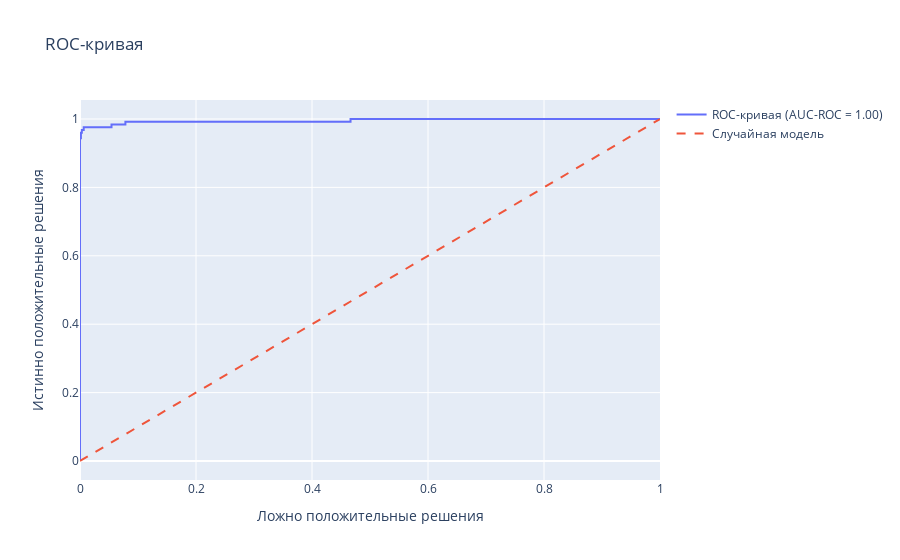

This figure's notebook cell:
### Markdown cell above
Нарисуйте ROC-кривую:

### Code cell
#ваш код здесь
fpr, tpr, thresholds = roc_curve(y_test, clf.predict_proba(X_test)[:, 1])

auc = roc_auc_score(y_test, clf.predict_proba(X_test)[:, 1])
print("AUC-ROC:", auc)

fig = go.Figure()
fig.add_trace(go.Scatter(x=fpr, y=tpr, mode='lines', name='ROC-кривая (AUC-ROC = %0.2f)' % auc))
fig.add_trace(go.Scatter(x=[0, 1], y=[0, 1], mode='lines', line=dict(dash='dash'), name='Случайная модель'))
fig.update_layout(xaxis_title='Ложно положительные решения', yaxis_title='Истинно положительные решения', title='ROC-кривая')
fig.show()

### Figure 1 — Plotly figure (JSON) as saved in the notebook; plotly's stock layout.template omitted (floating-point values rounded to 4 significant figures)
{"data": [{"mode": "lines", "name": "ROC-кривая (AUC-ROC = 1.00)", "type": "scatter", "x": [0, 0, 0, 0.001597, 0.001597, 0.003195, 0.003195, 0.00639, 0.00639, 0.01757, 0.02077, 0.02236, 0.02716, 0.05431, 0.05431, 0.07827, 0.07827, 0.4665, 0.4665, 0.976, 1], "y": [0, 0.8629, 0.9435, 0.9435, 0.9597, 0.9597, 0.9677, 0.9677, 0.9758, 0.9758, 0.9758, 0.9758, 0.9758, 0.9758, 0.9839, 0.9839, 0.9919, 0.9919, 1, 1, 1]}, {"line": {"dash": "dash"}, "mode": "lines", "name": "Случайная модель", "type": "scatter", "x": [0, 1], "y": [0, 1]}], "layout": {"title": {"text": "ROC-кривая"}, "xaxis": {"title": {"text": "Ложно положительные решения"}}, "yaxis": {"title": {"text": "Истинно положительные решения"}}}}
